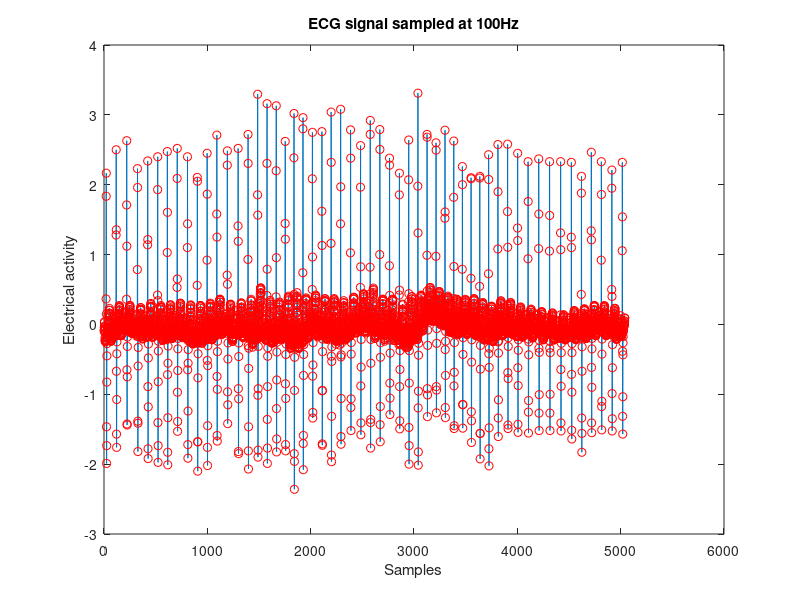

MATLAB code to generate this figure:
%to plot the ECG signal from the sample
sig=load('ecg3.txt');
plot(sig)
xlabel('Samples');
ylabel('Electrical activity');
title('ECG signal sampled at 100Hz')
hold on 
plot(sig,'ro')
%program to determine the BPM of an ECG signal 
%count of the dominent peaks in the signal(these corresponds to heart beats)
beat_count=0;
%peaks are defined to be samples greater  than their two nearest neighbours
for k=2:length(sig)-1
    if(sig(k)>sig(k-1) && sig(k)>sig(k+1) && sig(k) > 1)
        k
        disp('Prominent peak found');
        beat_count=beat_count+1;
    end
end
%divide the beats counted by the signal duration (in minutes)
fs=100;
N=length(sig);
duration_in_seconds=N/fs;
duration_in_minutes=duration_in_seconds/60;
BPM=beat_count/duration_in_minutes 